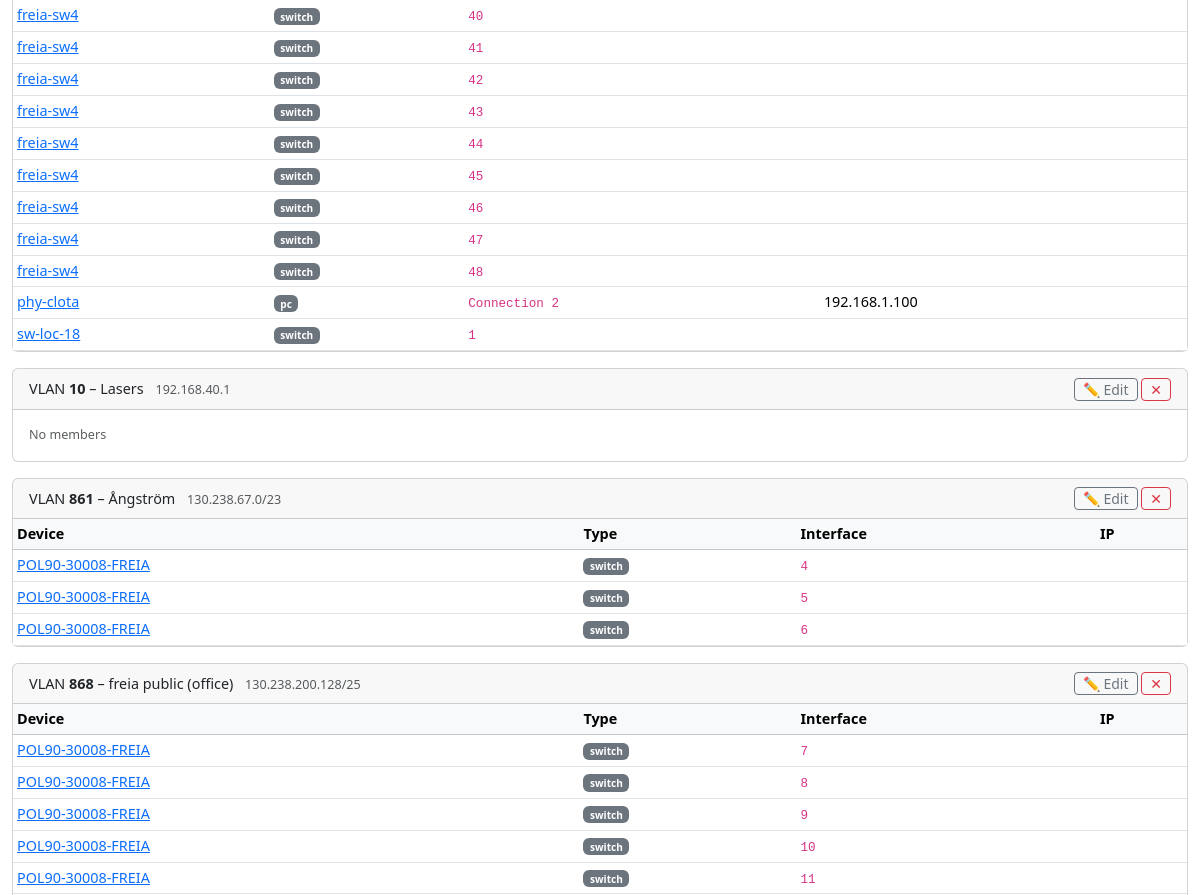
Page /vlans (middle part) on the earlier database version.
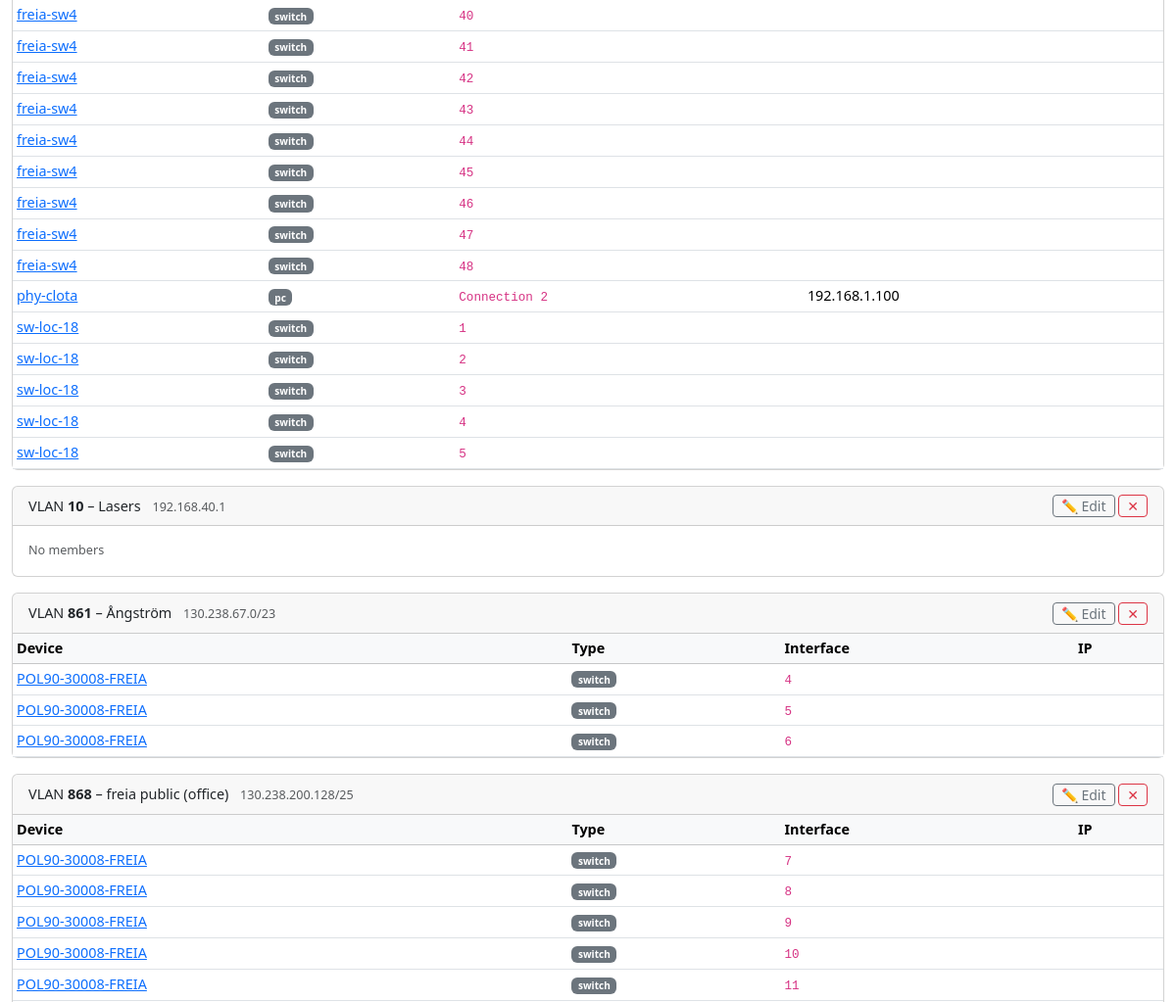
Same page on the later database version.
### tables this page shows
CREATE TABLE iface (
    id INTEGER PRIMARY KEY,
    device_id INTEGER NOT NULL REFERENCES device(id) ON DELETE CASCADE,
    name TEXT NOT NULL,                 -- 'eth0','eno5','br0' for NICs; '24','C02-11A-13','P2' for ports
    kind TEXT NOT NULL CHECK(kind IN ('nic','port')),
    mac TEXT,                           -- validate format if present
    ip TEXT,
    prefix INTEGER,
    vlan_id INTEGER,
    notes TEXT, mode TEXT NOT NULL DEFAULT 'access', ip_mode TEXT DEFAULT 'static',  
    UNIQUE(device_id, name)
);

CREATE TABLE "device" (
    id INTEGER PRIMARY KEY,
    hostname TEXT UNIQUE,
    kind TEXT NOT NULL,
    vendor_model TEXT,
    os TEXT,
    serial TEXT,
    location_id INTEGER REFERENCES location(id),
    owner TEXT,
    purpose TEXT,
    status TEXT NOT NULL DEFAULT 'active' CHECK(status IN (
        'active','spare','loan','disconnected','retired','planned'
    )),
    notes TEXT,
    vm_host_id INTEGER REFERENCES device(id)
);

CREATE TABLE vlan (
    id INTEGER PRIMARY KEY,
    name TEXT,
    vid INTEGER UNIQUE,
    subnet TEXT,
    routing_enabled INTEGER DEFAULT 0
);

### app.py (the view)
@app.route('/vlans')
def vlans():
    vlan_list = query("SELECT * FROM vlan ORDER BY vid")
    members = {}
    for v in vlan_list:
        members[v['vid']] = query("""
            SELECT d.hostname, d.kind, d.id as dev_id, i.name as iface_name, i.ip
            FROM iface i JOIN device d ON d.id=i.device_id
            WHERE i.vlan_id=? ORDER BY d.hostname
        """, (v['id'],))
    return render_template('vlans.html', vlans=vlan_list, members=members)

### app.py (called while the page is built)
@app.before_request
def _require_login_for_writes():
    if not _AUTH_HASH:
        return                            # no password set → open (dev mode)
    if request.endpoint in ('login', 'logout', 'static'):
        return
    if request.method == 'POST' and not current_user.is_authenticated:
        flash('Please log in to make changes.', 'warning')
        return redirect(url_for('login'))

def get_db():
    db = getattr(g, '_database', None)
    if db is None:
        db = g._database = sqlite3.connect(LABNET_PATH)
        db.row_factory = sqlite3.Row
        db.execute('PRAGMA foreign_keys = ON')
    return db

def query(sql, args=(), one=False):
    cur = get_db().execute(sql, args)
    rv = cur.fetchall()
    return (rv[0] if rv else None) if one else rv

### templates/vlans.html (shortened to what this page needs)
{% extends "base.html" %}
{% block content %}
{% for vlan in vlans %}
<div class="card mb-3">
  <div class="card-header d-flex justify-content-between align-items-center">
    <span>
      VLAN <strong>{{ vlan['vid'] }}</strong>
      {% if vlan['name'] %} – {{ vlan['name'] }}{% endif %}
      {% if vlan['subnet'] %}<span class="text-muted small ms-2">{{ vlan['subnet'] }}</span>{% endif %}
    </span>
    <span>
      <button class="btn btn-sm btn-outline-secondary py-0" type="button"
              data-bs-toggle="collapse" data-bs-target="#editVlan{{ vlan['id'] }}">
        ✏ Edit
      </button>
      <form method="post" action="/vlans/{{ vlan['id'] }}/delete"
            class="d-inline"
            onsubmit="return confirm('Delete VLAN {{ vlan['vid'] }}?')">
        <button type="submit" class="btn btn-sm btn-outline-danger py-0">✕</button>
      </form>
    </span>
  </div>
  {% set mems = members[vlan['vid']] %}
  {% if mems %}
  <div class="table-responsive">
    <table class="table table-sm mb-0">
      <thead class="table-light">
        <tr><th>Device</th><th>Type</th><th>Interface</th><th>IP</th></tr>
      </thead>
      <tbody>
        {% for m in mems %}
        <tr>
          <td><a href="/device/{{ m['dev_id'] }}">{{ m['hostname'] }}</a></td>
          <td><span class="badge bg-secondary kind-badge">{{ m['kind'] }}</span></td>
          <td><code>{{ m['iface_name'] }}</code></td>
          <td>{{ m['ip'] or '' }}</td>
        </tr>
        {% endfor %}
      </tbody>
    </table>
  </div>
  {% else %}
  <div class="card-body text-muted small">No members</div>
  {% endif %}
</div>
{% endfor %}
{% endblock %}

### templates/base.html (shortened to what this page needs)
<!doctype html>
<html lang="en">
<head>
  <link href="https://cdn.jsdelivr.net/npm/bootstrap@5.3.3/dist/css/bootstrap.min.css" rel="stylesheet">
</head>
<body>
<div class="container-fluid py-3">
  {% block content %}{% endblock %}
</div>
</body>
</html>

### templates/base.html (style rules this page uses)
body { font-size: .9rem; }

Differences in the rows shown:
added iface: hostname "sw-loc-18", kind "switch", iface_name "2", shown under vlan (number 1 of 4 on the later page)
added iface: hostname "sw-loc-18", kind "switch", iface_name "3", shown under vlan (number 1 of 4 on the later page)
added iface: hostname "sw-loc-18", kind "switch", iface_name "4", shown under vlan (number 1 of 4 on the later page)
added iface: hostname "sw-loc-18", kind "switch", iface_name "5", shown under vlan (number 1 of 4 on the later page)
